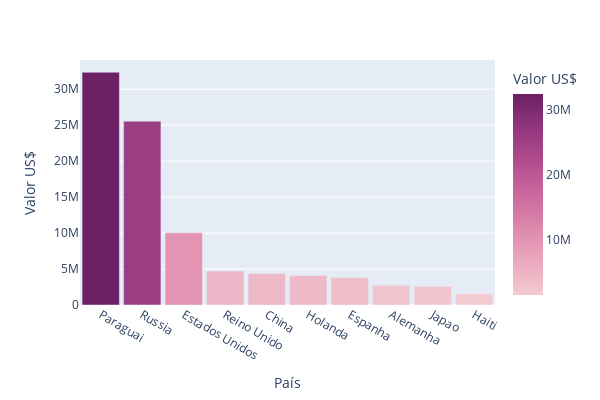

Here is the notebook cell this chart was saved with:
### Code cell
acumulado_top_10_mercados = pd.DataFrame(dados.groupby('pais').sum()[['quantidade_exportacao', 'valor_exportacao']])
selecao = acumulado_top_10_mercados.sort_values('valor_exportacao', ascending = False).head(10).index #selecionando os 10 maiores mercados de exportação
acumulado_top_10_mercados = acumulado_top_10_mercados.loc[selecao]
acumulado_top_10_mercados.reset_index(inplace = True)
fig_acumulado_top_10_mercados_bar = px.bar(
    data_frame = acumulado_top_10_mercados,
    x = 'pais',
    y = 'valor_exportacao',
    color='valor_exportacao',
    color_continuous_scale=px.colors.sequential.Magenta,
    #color_discrete_sequence = ['#673E69'],
    labels={
        'pais': 'País',
        'valor_exportacao': 'Valor US$'
    }
)
fig_acumulado_top_10_mercados_bar.update_layout(
    title='',  
    showlegend=False, 
    bargap=0.1,
    width=600,
    height=400
)

### Figure 1 — Plotly figure (JSON) as saved in the notebook; plotly's stock layout.template omitted (floating-point values rounded to 4 significant figures)
{"data": [{"alignmentgroup": "True", "hovertemplate": "País=%{x}<br>Valor US$=%{marker.color}<extra></extra>", "legendgroup": "", "marker": {"color": [32364257, 25559026, 10046712, 4717554, 4372268, 4119122, 3808552, 2739079, 2612375, 1586194], "coloraxis": "coloraxis", "pattern": {"shape": ""}}, "name": "", "offsetgroup": "", "orientation": "v", "showlegend": false, "textposition": "auto", "type": "bar", "x": ["Paraguai", "Russia", "Estados Unidos", "Reino Unido", "China", "Holanda", "Espanha", "Alemanha", "Japao", "Haiti"], "xaxis": "x", "y": [32364257, 25559026, 10046712, 4717554, 4372268, 4119122, 3808552, 2739079, 2612375, 1586194], "yaxis": "y"}], "layout": {"bargap": 0.1, "barmode": "relative", "coloraxis": {"colorbar": {"title": {"text": "Valor US$"}}, "colorscale": [[0, "rgb(243, 203, 211)"], [0.1667, "rgb(234, 169, 189)"], [0.3333, "rgb(221, 136, 172)"], [0.5, "rgb(202, 105, 157)"], [0.6667, "rgb(177, 77, 142)"], [0.8333, "rgb(145, 53, 125)"], [1, "rgb(108, 33, 103)"]]}, "height": 400, "legend": {"tracegroupgap": 0}, "margin": {"t": 60}, "showlegend": false, "title": {"text": ""}, "width": 600, "xaxis": {"anchor": "y", "domain": [0, 1], "title": {"text": "País"}}, "yaxis": {"anchor": "x", "domain": [0, 1], "title": {"text": "Valor US$"}}}}
